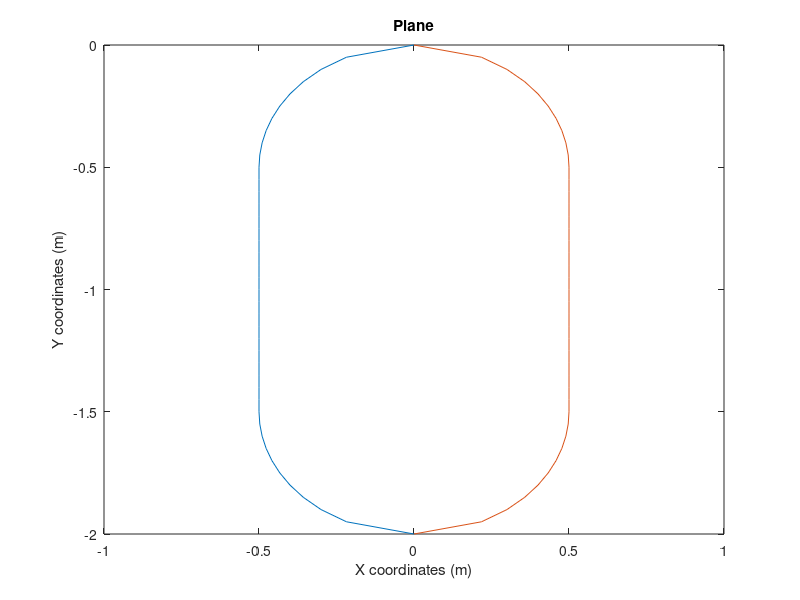

Here is the MATLAB script that generated this plot:
%Lab 5 part C, Ben Cohen, Section 8, 3-10-16.
clear; close all; clc;
load Submarine_Hatch

plot(x_left,y_hatch,x_right,y_hatch);
axis([-1 1 -2 0]);
xlabel('X coordinates (m)');
ylabel('Y coordinates (m)');
title('Hatch');

y = input('Enter curent depth (m): ');
Po = 101353;
g = 9.81;
p = 1027;
for k = 1:length(x_left) - 1
    P1 = x_left(k);
    P2 = x_left(k+1);
    P3 = x_right(k);
    P4 = x_right(k+1);
    x1 = P4-P2;
    x2 = P3-P1;
    dy = y_hatch(k);
    outside(k) = -(Po + p*g*y) * (x1+x2)/2*dy;
    inside(k) = -(Po) * (x1+x2)/2*dy;
end
outsideT = 0;
insideT = 0;
for k = 1:length(outside)
   outsideT = outsideT + outside(k); 
   insideT = insideT + inside(k);
end
netF = abs(outsideT - insideT);
if netF > 5000000 
    safe = 'false';
else
    safe = 'true';
end
fprintf('outside F: %f \n inside F: %f \n net F: %f \n safe? %s \n',outsideT,insideT,netF,safe)      

%% part D
close all; clear; clc;

load Airplane_Hatch

clear; close all; clc;
load Submarine_Hatch

plot(x_left,y_hatch,x_right,y_hatch);
axis([-1 1 -2 0]);
xlabel('X coordinates (m)');
ylabel('Y coordinates (m)');
title('Plane');

h = input('Enter curent altitude (m): ');
Po = 101353;
g = 9.81;
p = 1027;
pressure = (Po*(1-2.25577*10^(-5)*h)^5.25588);
for k = 1:length(x_left) - 1
    P1 = x_left(k);
    P2 = x_left(k+1);
    P3 = x_right(k);
    P4 = x_right(k+1);
    x1 = P4-P2;
    x2 = P3-P1;
    dy = y_hatch(k);
    outside(k) = -(Po*(1-2.25577*10^(-5)*h)^5.25588) * (x1+x2)/2*dy;
    inside(k) = -(Po) * (x1+x2)/2*dy;
end
outsideT = 0;
insideT = 0;
for k = 1:length(outside)
   outsideT = outsideT + outside(k); 
   insideT = insideT + inside(k);
end
netF = abs(outsideT - insideT);
if netF > 350000  
    safe = 'false';
else
    safe = 'true';
end
fprintf('pressure: %f \n outside F: %f \n inside F: %f \n net F: %f \n safe? %s \n',pressure,outsideT,insideT,netF,safe)      




